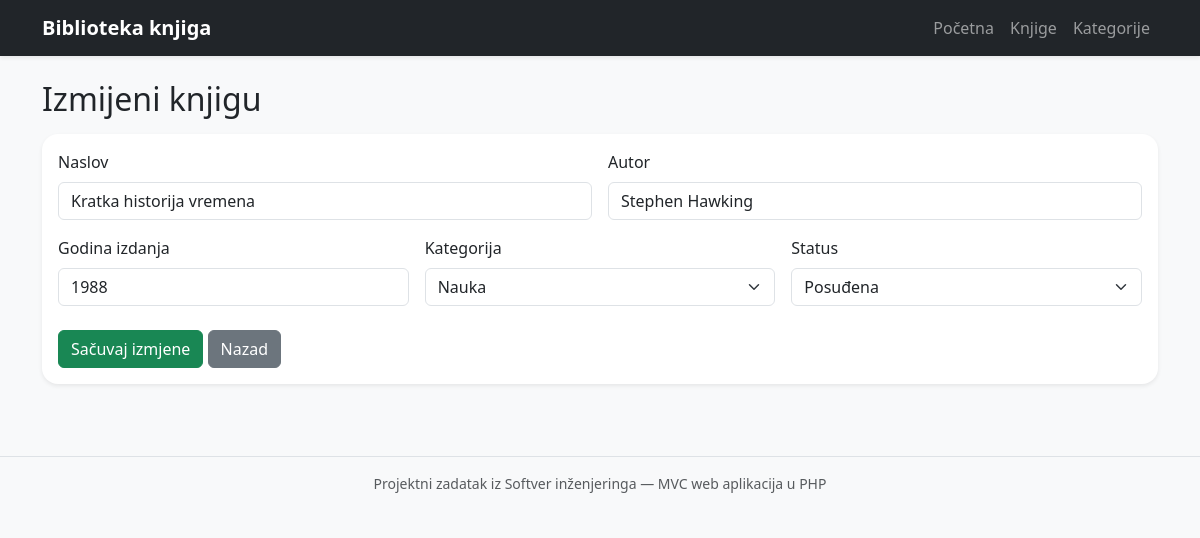
The page /index.php?controller=book&action=edit&id=2 on the database its author committed.
### tables this page shows
CREATE TABLE books (
    id INT AUTO_INCREMENT PRIMARY KEY,
    title VARCHAR(150) NOT NULL,
    author VARCHAR(120) NOT NULL,
    published_year INT NOT NULL,
    category_id INT NOT NULL,
    status ENUM('Dostupna', 'Posuđena') DEFAULT 'Dostupna',
    created_at TIMESTAMP DEFAULT CURRENT_TIMESTAMP,
    CONSTRAINT fk_books_category FOREIGN KEY (category_id) REFERENCES categories(id) ON DELETE CASCADE
);

CREATE TABLE categories (
    id INT AUTO_INCREMENT PRIMARY KEY,
    name VARCHAR(100) NOT NULL,
    description TEXT NULL,
    created_at TIMESTAMP DEFAULT CURRENT_TIMESTAMP
);

### app/controllers/BaseController.php (called while the page is built, shortened)
<?php
class BaseController
{
    protected function render(string $view, array $data = []): void
    {
        extract($data);
        $viewPath = __DIR__ . '/../views/' . $view . '.php';
        require __DIR__ . '/../views/layouts/header.php';
        require $viewPath;
        require __DIR__ . '/../views/layouts/footer.php';
    }
}

### app/controllers/BookController.php (called while the page is built, shortened)
<?php
class BookController extends BaseController
{
    private Book $bookModel;
    private Category $categoryModel;
    public function __construct()
    {
        $this->bookModel = new Book();
        $this->categoryModel = new Category();
    }
    public function edit(): void
    {
        $id = (int) ($_GET['id'] ?? 0);
        $book = $this->bookModel->find($id);
        $this->render('books/edit', [
            'book' => $book,
            'categories' => $this->categoryModel->all(),
        ]);
    }
}

### public/index.php (called while the page is built, shortened)
<?php
require_once __DIR__ . '/../app/config/Database.php';
require_once __DIR__ . '/../app/controllers/BaseController.php';
require_once __DIR__ . '/../app/models/Category.php';
require_once __DIR__ . '/../app/models/Book.php';
require_once __DIR__ . '/../app/controllers/HomeController.php';
require_once __DIR__ . '/../app/controllers/BookController.php';
$action = $_GET['action'] ?? 'index';
$controller = new $controllerClass();
$controller->$action();

### app/config/Database.php (called while the page is built)
<?php
class Database
{
    private static ?PDO $connection = null;
    public static function connect(): PDO
    {
        if (self::$connection === null) {
            $dsn = 'mysql:host=' . DB_HOST . ';dbname=' . DB_NAME . ';charset=utf8mb4';
            self::$connection = new PDO($dsn, DB_USER, DB_PASS, [
                PDO::ATTR_ERRMODE => PDO::ERRMODE_EXCEPTION,
                PDO::ATTR_DEFAULT_FETCH_MODE => PDO::FETCH_ASSOC,
            ]);
        }
        return self::$connection;
    }
}

### app/models/Book.php (called while the page is built, shortened)
<?php
class Book
{
    private PDO $db;
    public function __construct()
    {
        $this->db = Database::connect();
    }
    public function find(int $id): ?array
    {
        $stmt = $this->db->prepare('SELECT * FROM books WHERE id = :id');
        $stmt->execute(['id' => $id]);
        $book = $stmt->fetch();
        return $book ?: null;
    }
}

### app/models/Category.php (called while the page is built, shortened)
<?php
class Category
{
    private PDO $db;
    public function __construct()
    {
        $this->db = Database::connect();
    }
    public function all(): array
    {
        $stmt = $this->db->query('SELECT * FROM categories ORDER BY id DESC');
        return $stmt->fetchAll();
    }
}

### app/views/books/edit.php (the view, shortened to what this page needs)
<h2 class="mb-3">Izmijeni knjigu</h2>
<div class="card shadow-sm">
    <div class="card-body">
        <form method="POST" action="index.php?controller=book&action=update" class="needs-validation" novalidate>
            <div class="row g-3">
                <div class="col-md-6">
                    <label class="form-label">Naslov</label>
                    <input type="text" name="title" class="form-control" value="<?= htmlspecialchars($book['title']) ?>" required>
                </div>
                <div class="col-md-6">
                    <label class="form-label">Autor</label>
                    <input type="text" name="author" class="form-control" value="<?= htmlspecialchars($book['author']) ?>" required>
                </div>
                <div class="col-md-4">
                    <label class="form-label">Godina izdanja</label>
                    <input type="number" name="published_year" class="form-control" min="1900" max="2099" value="<?= (int) $book['published_year'] ?>" required>
                </div>
                <div class="col-md-4">
                    <label class="form-label">Kategorija</label>
                    <select name="category_id" class="form-select" required>
                        <?php foreach ($categories as $category): ?>
                            <option value="<?= (int) $category['id'] ?>" <?= (int) $book['category_id'] === (int) $category['id'] ? 'selected' : '' ?>>
                                <?= htmlspecialchars($category['name']) ?>
                            </option>
                        <?php endforeach; ?>
                    </select>
                </div>
                <div class="col-md-4">
                    <label class="form-label">Status</label>
                    <select name="status" class="form-select" required>
                        <option value="Posuđena" <?= $book['status'] === 'Posuđena' ? 'selected' : '' ?>>Posuđena</option>
                    </select>
                </div>
            </div>
            <div class="mt-4">
                <button class="btn btn-success">Sačuvaj izmjene</button>
                <a href="index.php?controller=book&action=index" class="btn btn-secondary">Nazad</a>
            </div>
        </form>
    </div>
</div>

### public/assets/style.css (style rules this page uses)
body { background-color: #f8f9fa; }
.card { border: 0; border-radius: 1rem; }

### rows shown on the page
books: title "Kratka historija vremena", author "Stephen Hawking", published_year "1988", category_id "Nauka", status "Posuđena"

### other values the page prints
APP_NAME "Biblioteka knjiga"
